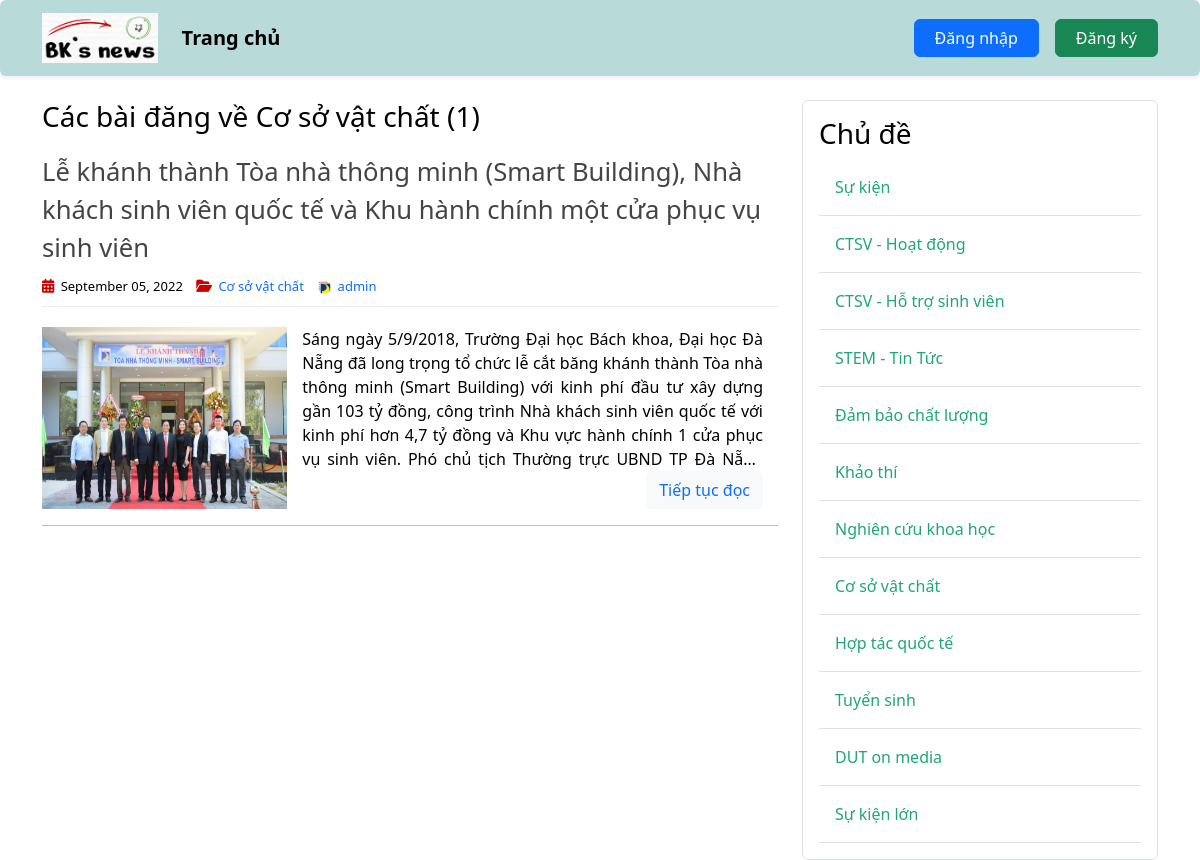
/topic/10, run on the app's committed database.
### post_app/models.py (models this page shows, shortened)
class Topic(models.Model):
    name = models.TextField(max_length=256)

class Post(models.Model):
    title = models.CharField(max_length=255)
    content = RichTextField(blank=True, null=True)
    date_posted = models.DateTimeField(default=timezone.now)
    author = models.ForeignKey(User, on_delete=models.CASCADE)
    image = models.ImageField(default='post_default.jpg', upload_to='post_pics')
    topic = models.ForeignKey(Topic, on_delete=models.CASCADE, null=True, blank=False)

### user_app/models.py (models this page shows, shortened)
class Profile(models.Model):
    user = models.OneToOneField(User, on_delete=models.CASCADE)
    avatar = models.ImageField(default='default.jpg', upload_to='profile_pics')

### post_app/views.py (the view)
# urls.py: path('topic/<int:pk>', TopicPostListView.as_view(), name='topic-posts'),
class TopicPostListView(ListView):
    model = Post
    template_name = 'post/topic_posts.html'
    context_object_name = 'posts'
    paginate_by = 5
    def get_queryset(self):
        selected_topic = get_object_or_404(Topic, id=self.kwargs.get('pk'))
        return Post.objects.filter(topic=selected_topic).order_by('-date_posted')
    def get_context_data(self, **kwargs):
        selected_topic = get_object_or_404(Topic, id=self.kwargs.get('pk'))
        context = super(TopicPostListView, self).get_context_data(**kwargs)
        context['posts'] = Post.objects.filter(topic=selected_topic).order_by('-date_posted')
        context['topics'] = Topic.objects.all()
        context['selected_topic'] = selected_topic
        return context

### post_app/templates/post/topic_posts.html (shortened to what this page needs)
{% extends 'base.html' %}
{% load static %}
{% block post_content %}
    <head>
        <link rel="stylesheet" type="text/css" href="{% static 'article/home.css' %}">
    </head>
    <h3 class="mb-3">Các bài đăng về {{ selected_topic.name }} ({{ page_obj.paginator.count }})</h3>
    {% for post in posts %}
    <article>
        <header>
            <h2>
                <a href="{% url 'post-detail' post.id %}" class="post-title">
                    {{ post.title }}
                </a>
            </h2>
            <div class="entry-meta">
                <span>
                    <i class="fa-solid fa-calendar-days"></i>
                    {{ post.date_posted | date:"F d, Y" }}
                </span>
                <span>
                    <i class="fa-solid fa-folder-open"></i>
                    <a href="{% url 'topic-posts' post.topic.id %}" class="topic-link">
                        {{ post.topic.name }}
                    </a>
                </span>
                <span>
                    <img class="rounded-circle account-img" src="{{ post.author.profile.avatar.url }}" alt="account-image">
                    <a href="{% url 'user-posts' post.author.username %}" class="ms-auto">{{ post.author }}</a>
                </span>
            </div>
        </header>
        <div class="entry-content">
            <img class="col-sm-4" src="{{ post.image.url }}" alt="image">
            <div class="post-content">
                <div class="truncate-content">
                    {{ post.content|safe }}
                </div>
                <p>
                    <button type="button" class="btn btn-light">
                        <a href="{% url 'post-detail' post.id %}">
                            Tiếp tục đọc
                        </a>
                    </button>
                </p>
            </div>
        </div>
        <hr class="section-divider">
    </article>
    {% endfor%}
{% endblock post_content %}
{% block topic_content %}
    {% include 'topic/topic_sidebar.html' %}
{% endblock topic_content %}

### post_app/templates/topic/topic_sidebar.html
<div class="content-section border p-3 rounded">
    <h3>Chủ đề</h3>
    {% for topic in topics %}
        <a href="{% url 'topic-posts' topic.id %}" class="topic-link">
            <div class="border-bottom w-100 p-3">
                {{topic.name}}
            </div>
        </a>
    {% endfor%}
</div>

### post_management_system/static/css/main.css (style rules this page uses)
body { color: #000; margin-top: 5rem; }
a, a:hover { text-decoration: none; }

### post_app/static/article/home.css (style rules this page uses)
a, a:hover { text-decoration: none; }
article { margin-bottom: 20px; }
article header { border-bottom: 1px solid #eee; padding-bottom: 9px; }
.post-title { color: #444; font-size: 1.6rem; }
.entry-meta span { font-size: 13px; margin-right: 10px; }
.entry-meta i { font-size: 14px; margin-right: 3px; color: #cc0000; }
.account-img { height: 14px; width: 14px; margin-right: 3px; border: #cc0000; }
.truncate-content p:first-child { display: -webkit-box; -webkit-line-clamp: 6; -webkit-box-orient: vertical; overflow: hidden; text-overflow: ellipsis; margin-bottom: 0; text-align: justify; }
.entry-content { display: flex; flex-direction: row; margin-top: 20px; }
.post-content { display: flex; flex-direction: column; justify-content: space-between; align-items: flex-end; min-height: 1px; padding-right: 15px; padding-left: 15px; }
.post-content > * { margin-bottom: 0; }
.topic-link div { color: #1fa67a; }

### data on the page
Topic: name "Cơ sở vật chất"
Post: title "Lễ khánh thành Tòa nhà thông minh (Smart Building), Nhà khách sinh viên quốc tế và Khu hành chính một cửa phục vụ sinh viên", date_posted "September 05, 2022", topic.name "Cơ sở vật chất", author.profile.avatar (picture), author "admin", image (picture), content "Sáng ngày 5/9/2018, Trường Đại học Bách khoa, Đại học Đà Nẵng đã long trọng tổ chức lễ cắt băng khánh thành Tòa nhà thông minh (Smart Building) với kinh phí đầu tư xây dựng gần 103 tỷ đồng, công trình Nhà khách sinh viên quốc tế với kinh phí hơn 4,7 tỷ đồng và Khu vực hành chính 1 cửa phục vụ sinh viên. Phó chủ tịch Thường trực UBND TP Đà…"
Topic: name "Sự kiện"
Topic: name "CTSV - Hoạt động"
Topic: name "CTSV - Hỗ trợ sinh viên"
Topic: name "STEM - Tin Tức"
Topic: name "Đảm bảo chất lượng"
Topic: name "Khảo thí"
Topic: name "Nghiên cứu khoa học"
Topic: name "Hợp tác quốc tế"
Topic: name "Tuyển sinh"
Topic: name "DUT on media"
Topic: name "Sự kiện lớn"

### other printed values
{{ page_obj.paginator.count }} "1"
